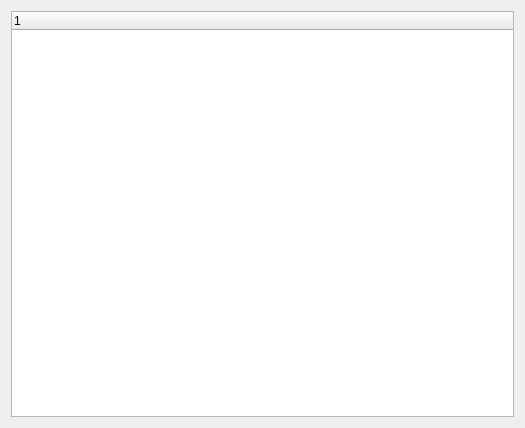
<?xml version="1.0" encoding="UTF-8"?>
<ui version="4.0">
 <class>DialogTuningSourceInfo</class>
 <widget class="QDialog" name="DialogTuningSourceInfo">
  <property name="geometry">
   <rect>
    <x>0</x>
    <y>0</y>
    <width>525</width>
    <height>428</height>
   </rect>
  </property>
  <property name="windowTitle">
   <string>Dialog</string>
  </property>
  <layout class="QGridLayout" name="gridLayout">
   <item row="0" column="0">
    <widget class="QTreeWidget" name="treeWidget">
     <column>
      <property name="text">
       <string notr="true">1</string>
      </property>
     </column>
    </widget>
   </item>
  </layout>
 </widget>
 <resources/>
 <connections/>
</ui>
